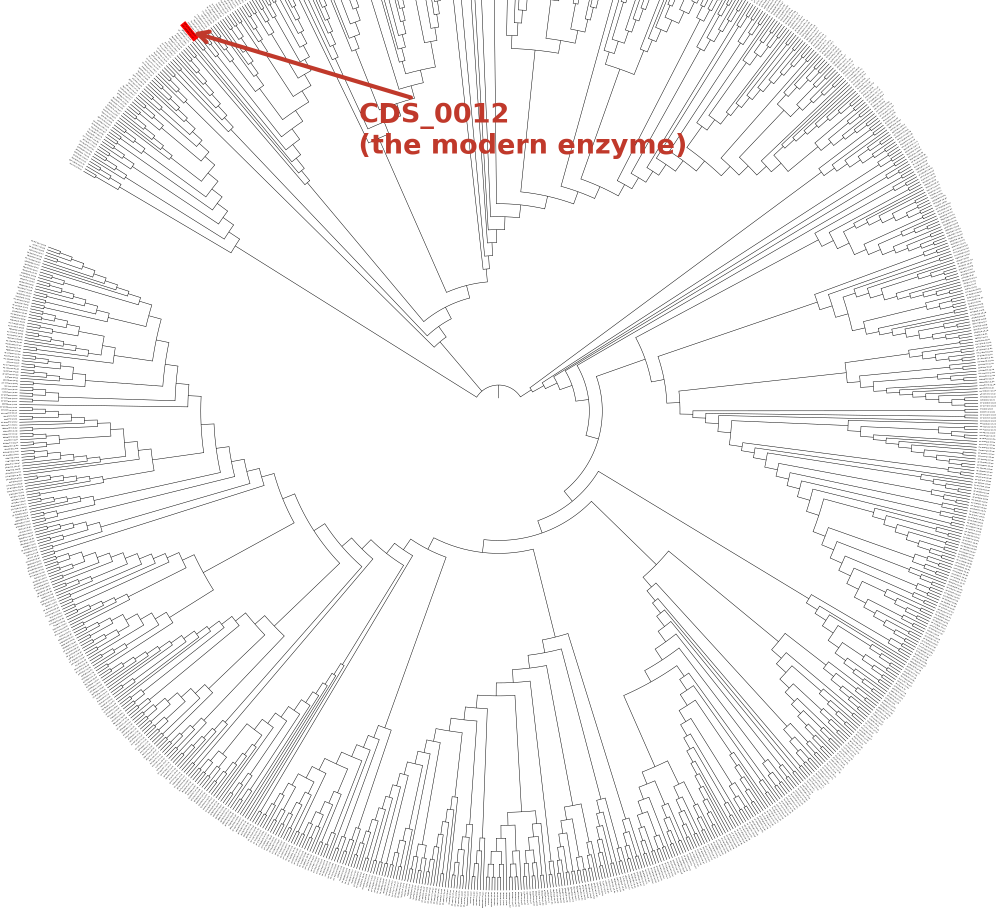
#> input picture code/output/1020_zymctrl_figure/fig-gh5-tree-ultrametric.png, 1992 x 1815 px (shown at 1/2 size); its folder holds 2 pictures in this run
$ python render_trees.py
#> lines starting #> are read from the running program, lines starting #| are printed output that depends on the picture; after the words box and inside, x2 and y2 are one past the last pixel; in counts of white or black regions, pixels touching at a corner belong together
#!/usr/bin/env python3
"""Rasterise the PI's GH5 phylogenies for the wiki, and label the CDS_0012 mark.

The trees arrive from iTOL as ~2 MB SVGs, 1914x915, carrying about a thousand tip
labels. Inlining one into a page is not reasonable, and the thing the figure
exists to show -- where the modern enzyme sits among its homologues -- is a red
dash four pixels wide that nobody will find unaided. So each tree is rendered at
2x, cropped to its ink, and annotated with an arrow.

The red mark is located by colour rather than by hard-coded coordinates, so this
still works if the PI re-exports the tree at a different size.

Input  : documents/2026-10-20_prof_zymctrl/tree_{ultrametric,phylogram}.svg
Output : code/output/1020_zymctrl_figure/fig-gh5-tree-{...}.png
"""
from __future__ import annotations

from pathlib import Path

import cairosvg
import matplotlib
matplotlib.use("Agg")
import matplotlib.image as mpimg
import matplotlib.pyplot as plt
import numpy as np
from PIL import Image, ImageChops

ROOT = Path(__file__).resolve().parents[2]
SRC = ROOT / "documents/2026-10-20_prof_zymctrl"
OUT = ROOT / "code/output/1020_zymctrl_figure"

SCALE = 2.0
MARK = "#c0392b"


def find_red(img: Image.Image) -> tuple[int, int]:
    """Centre of iTOL's #ff0000 range marker -- the PI's CDS_0012 highlight."""
    a = np.array(img)
    red = (a[:, :, 0] > 180) & (a[:, :, 1] < 90) & (a[:, :, 2] < 90)
    ys, xs = np.nonzero(red)
    if not len(xs):
        raise SystemExit("no red marker found -- did the export lose the highlight?")
    return int(xs.mean()), int(ys.mean())


def render(stem: str) -> Path:
#> called with stem = 'ultrametric'
    svg = SRC / f"tree_{stem}.svg"
    png = OUT / f"fig-gh5-tree-{stem}.png"
    OUT.mkdir(parents=True, exist_ok=True)
    cairosvg.svg2png(url=str(svg), write_to=str(png), scale=SCALE,
                     background_color="white")
#> (this line was passed over: cairosvg is not available in this run)

    im = Image.open(png).convert("RGB")
    bbox = ImageChops.difference(im, Image.new("RGB", im.size, (255, 255, 255))).getbbox()
#> bbox = (0, 0, 1992, 1815)
    im = im.crop(bbox)
    im.save(png)

    mx, my = find_red(im)
#> in find_red, `red = (a[:, :, 0] > 180) & (a[:, :, 1] < 90) & (a[:, :, 2] < 90)`:
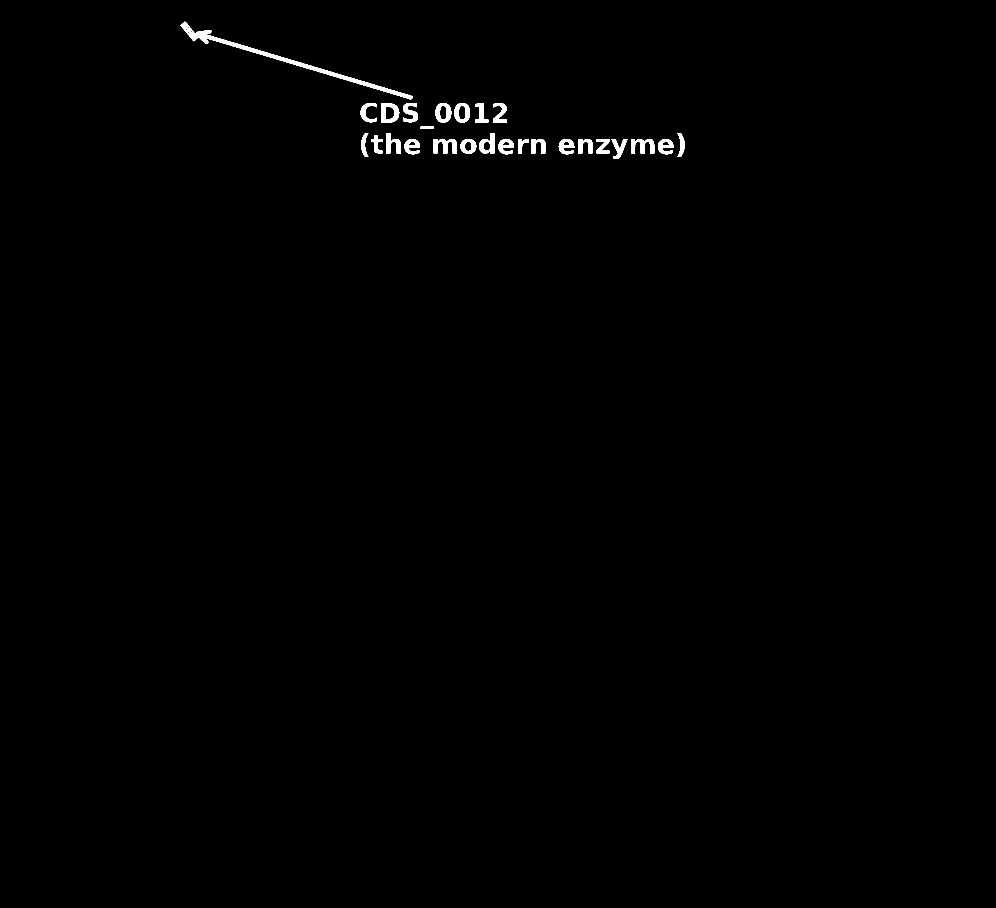
#> red: shape (1815, 1992) bool (shown at 1/2 size); 0.52% white; 26 white regions, largest, box (x1, y1, x2, y2) and area: (361, 43, 825, 199) 4240, (762, 206, 799, 246) 936, (867, 278, 914, 307) 841
#> in find_red, `ys, xs = np.nonzero(red)`: ys = 18980 values from 43 to 317; xs = 18980 values, max 1369 at index 13044, min 361 at index 52, mean 892.1
#> mx = 892; my = 235
    img = mpimg.imread(png)
    h, w = img.shape[:2]
#> h = 1815; w = 1992
    fig = plt.figure(figsize=(w / 300, h / 300), dpi=300)
    ax = fig.add_axes([0, 0, 1, 1])
    ax.imshow(img)
    ax.axis("off")
    ax.annotate("CDS_0012\n(the modern enzyme)",
                xy=(mx, my), xytext=(mx + w * 0.17, my + h * 0.11),
                fontsize=13, color=MARK, fontweight="bold", va="center",
                arrowprops=dict(arrowstyle="->", color=MARK, lw=2.0))
    fig.savefig(png, dpi=300)
    plt.close(fig)
    print(f"[ok] {png}  {w}x{h}  marker at ({mx},{my})")
#| [ok] code/output/1020_zymctrl_figure/fig-gh5-tree-ultrametric.png  1992x1815  marker at (892,235)
    return png


def main() -> None:
    for stem in ("ultrametric", "phylogram"):
        render(stem)
#> pass 2 of the loop in main, `for stem in ("ultrametric", "phylogram"):`:
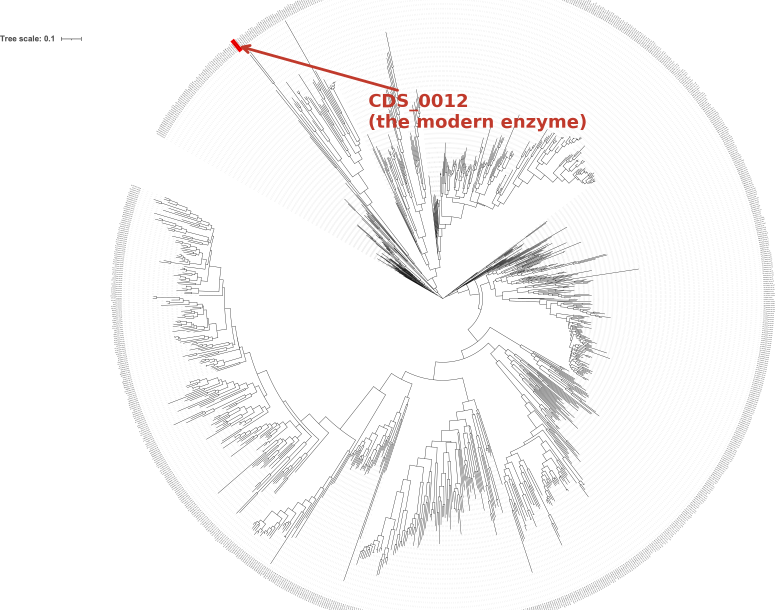
#> input picture code/output/1020_zymctrl_figure/fig-gh5-tree-phylogram.png, 2323 x 1830 px (shown at 1/3 size)
#> im: PIL image 2323x1830 RGB
#> bbox = (0, 0, 2323, 1830)
#> in find_red (call 2), `red = (a[:, :, 0] > 180) & (a[:, :, 1] < 90) & (a[:, :, 2] < 90)`:
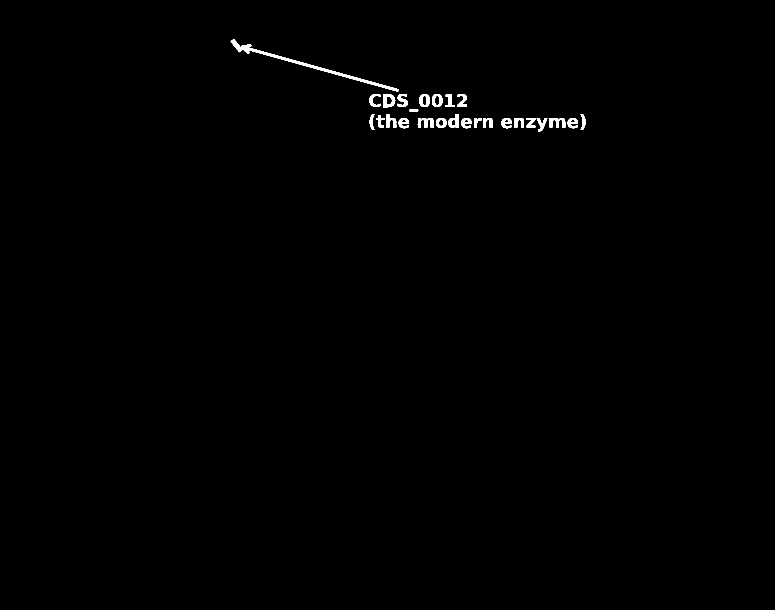
#> red: shape (1830, 2323) bool (shown at 1/3 size); 0.45% white; 26 white regions, largest, box (x1, y1, x2, y2) and area: (692, 117, 1196, 275) 4535, (1149, 282, 1186, 322) 934, (1253, 354, 1301, 383) 843
#> ys = 19280 values from 117 to 393; xs = 19280 values, max 1756 at index 13340, min 692 at index 52, mean 1265.6
#> mx = 1265; my = 310
#> img: shape (1830, 2323, 3) float32
#| [ok] code/output/1020_zymctrl_figure/fig-gh5-tree-phylogram.png  2323x1830  marker at (1265,310)


if __name__ == "__main__":
    main()
